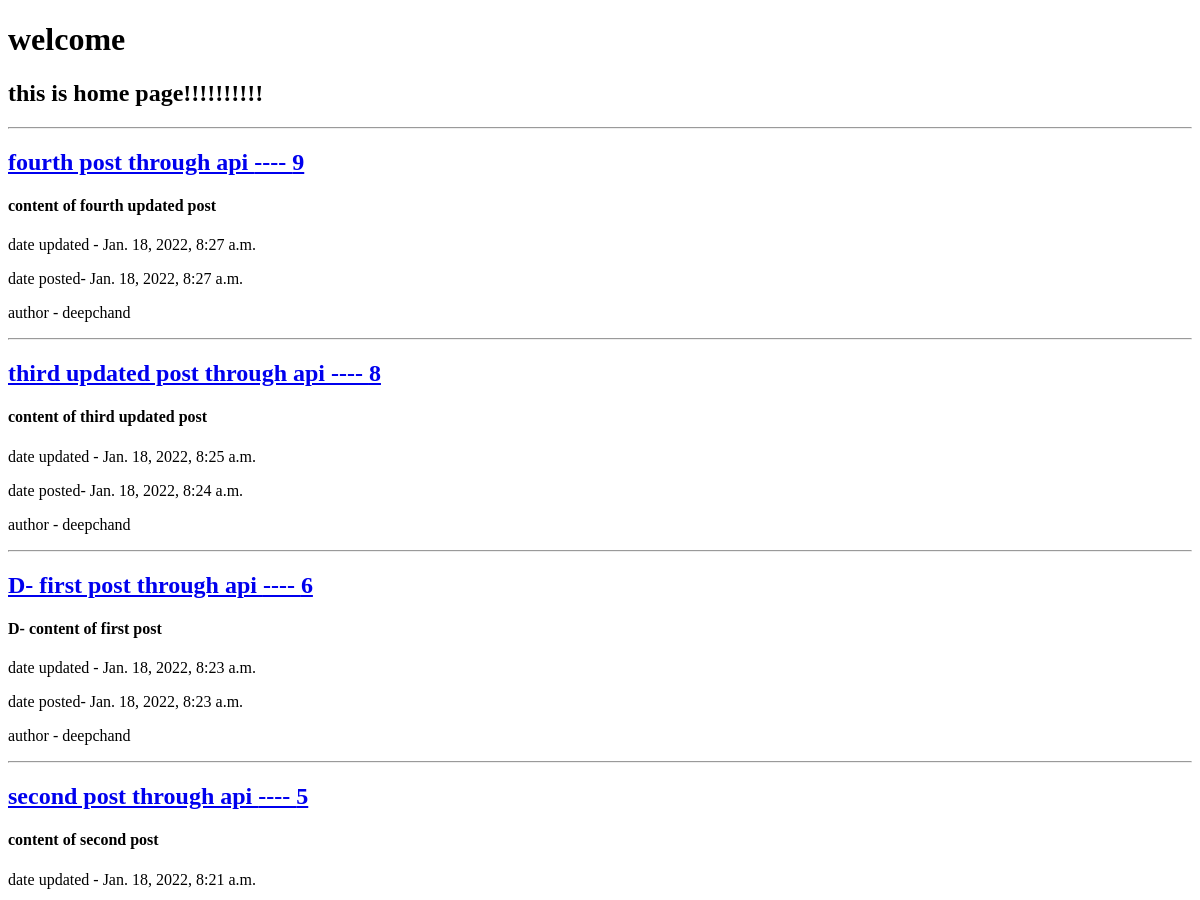
The app's page / (upper part), older data.
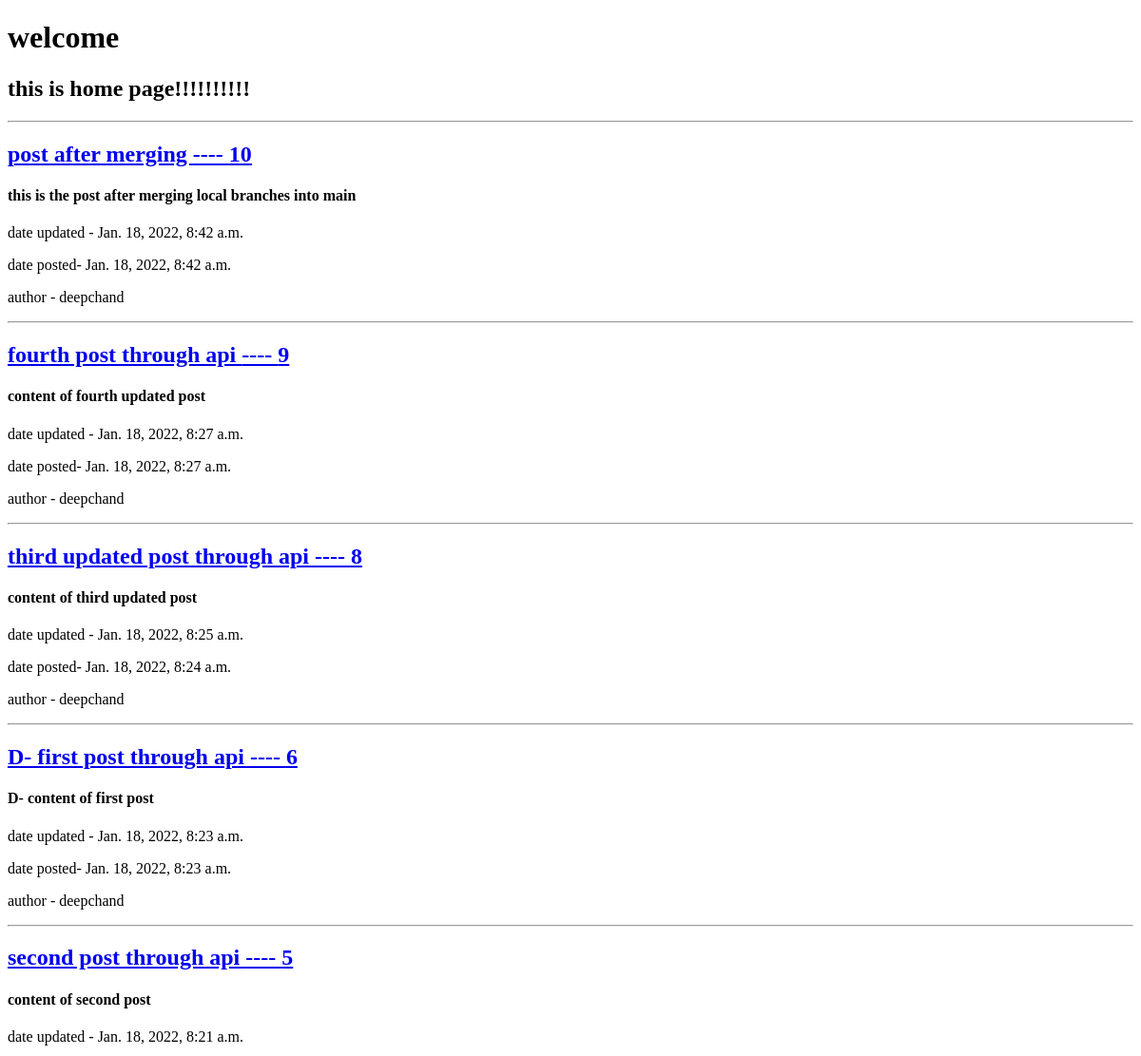
The same page, newer data.
### blog/models.py (models this page shows, shortened)
class Blog(models.Model):
       heading = models.CharField(max_length=50)
       msg = models.TextField(max_length=500)
       date_posted = models.DateTimeField(auto_now_add=True)
       date_updated = models.DateTimeField(auto_now=True)
       author = models.ForeignKey(User, on_delete=models.CASCADE)

### blog/views.py (the view)
# urls.py: path('', views.BlogHome.as_view(),name='blog-home'),
class BlogHome(ListView):
       model = Blog
       template_name = 'blog/home.html'
       context_object_name = 'blogs'
       ordering = ['-date_posted']

### blog/templates/blog/home.html (shortened to what this page needs)
<!DOCTYPE html>
<html lang="en">
<head>
</head>
<body>
       <h1> welcome {{ user.username}}</h1>
       <h2>this is home page!!!!!!!!!!</h2>
       <hr>
       {% for blog in blogs %}
              <h2><a href="{% url 'blog-detail' blog.id %}"> {{blog.heading}}  ---- {{blog.id}}</a></h2>
              <h4>{{blog.msg}}</h4>
              <p> date updated - {{blog.date_updated}}</p>
              <p>date posted- {{blog.date_posted}}</p>
              <p>author - {{blog.author}} </p>
              <hr>
       {% endfor %}
</body>
</html>

Row changes from the older to the newer data that the page shows:
added Blog: heading "post after merging", id "10", msg "this is the post after merging local branches into main", date_updated "Jan. 18, 2022, 8:42 a.m.", date_posted "Jan. 18, 2022, 8:42 a.m.", author "deepchand"
